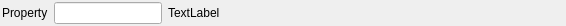
<?xml version="1.0" encoding="UTF-8"?>
<ui version="4.0">
 <class>FloatWidget</class>
 <widget class="QWidget" name="FloatWidget">
  <property name="geometry">
   <rect>
    <x>0</x>
    <y>0</y>
    <width>566</width>
    <height>25</height>
   </rect>
  </property>
  <layout class="QHBoxLayout" name="horizontalLayout">
   <property name="leftMargin">
    <number>2</number>
   </property>
   <property name="topMargin">
    <number>2</number>
   </property>
   <property name="rightMargin">
    <number>2</number>
   </property>
   <property name="bottomMargin">
    <number>2</number>
   </property>
   <item>
    <widget class="QLabel" name="label">
     <property name="text">
      <string>Property</string>
     </property>
    </widget>
   </item>
   <item>
    <widget class="SVLineEdit" name="value">
     <property name="sizePolicy">
      <sizepolicy hsizetype="Preferred" vsizetype="Fixed">
       <horstretch>0</horstretch>
       <verstretch>0</verstretch>
      </sizepolicy>
     </property>
    </widget>
   </item>
   <item>
    <widget class="QLabel" name="errorLabel">
     <property name="text">
      <string>TextLabel</string>
     </property>
    </widget>
   </item>
   <item>
    <spacer name="horizontalSpacer">
     <property name="orientation">
      <enum>Qt::Horizontal</enum>
     </property>
     <property name="sizeType">
      <enum>QSizePolicy::Expanding</enum>
     </property>
     <property name="sizeHint" stdset="0">
      <size>
       <width>40</width>
       <height>20</height>
      </size>
     </property>
    </spacer>
   </item>
  </layout>
 </widget>
 <customwidgets>
  <customwidget>
   <class>SVLineEdit</class>
   <extends>QLineEdit</extends>
   <header location="global">SVControlWidgets.h</header>
  </customwidget>
 </customwidgets>
 <resources/>
 <connections/>
</ui>
